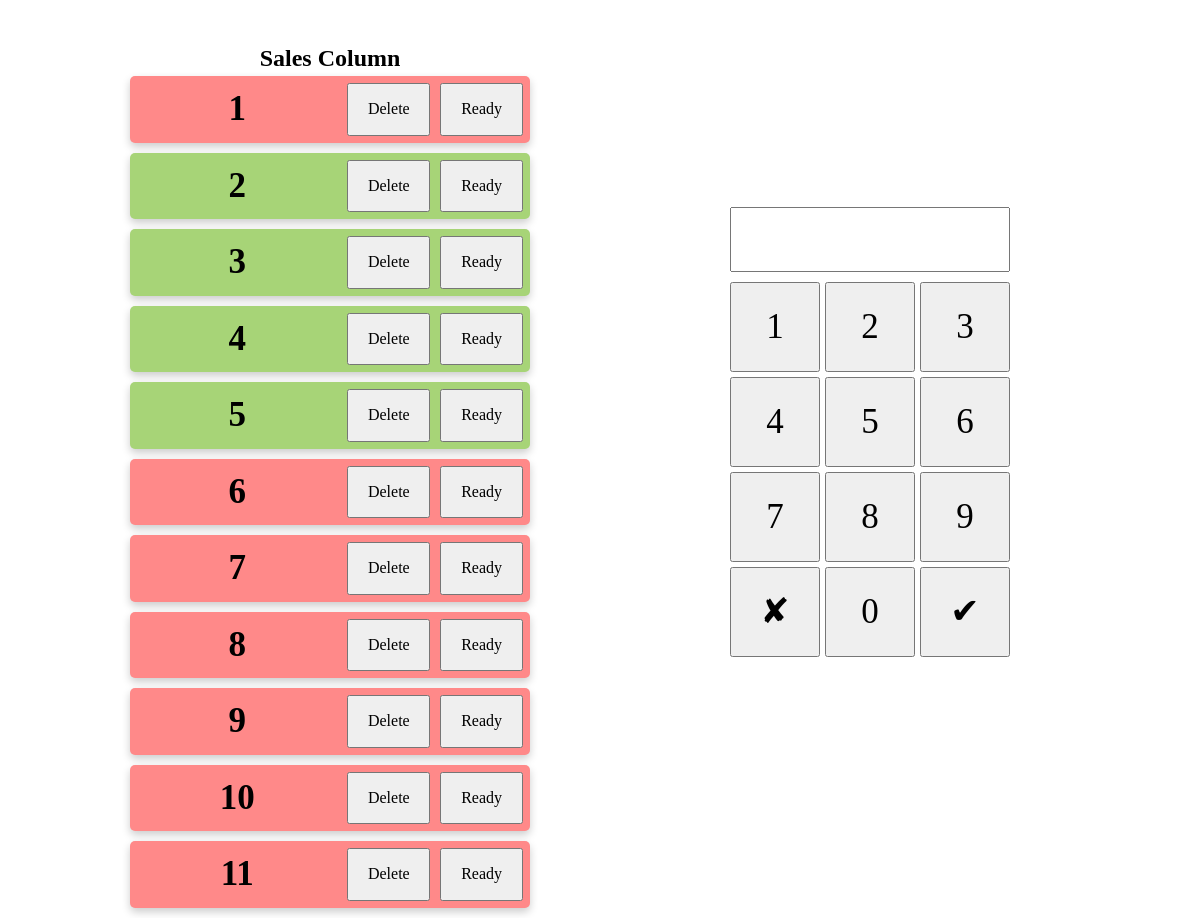
Before: / with the older database file.
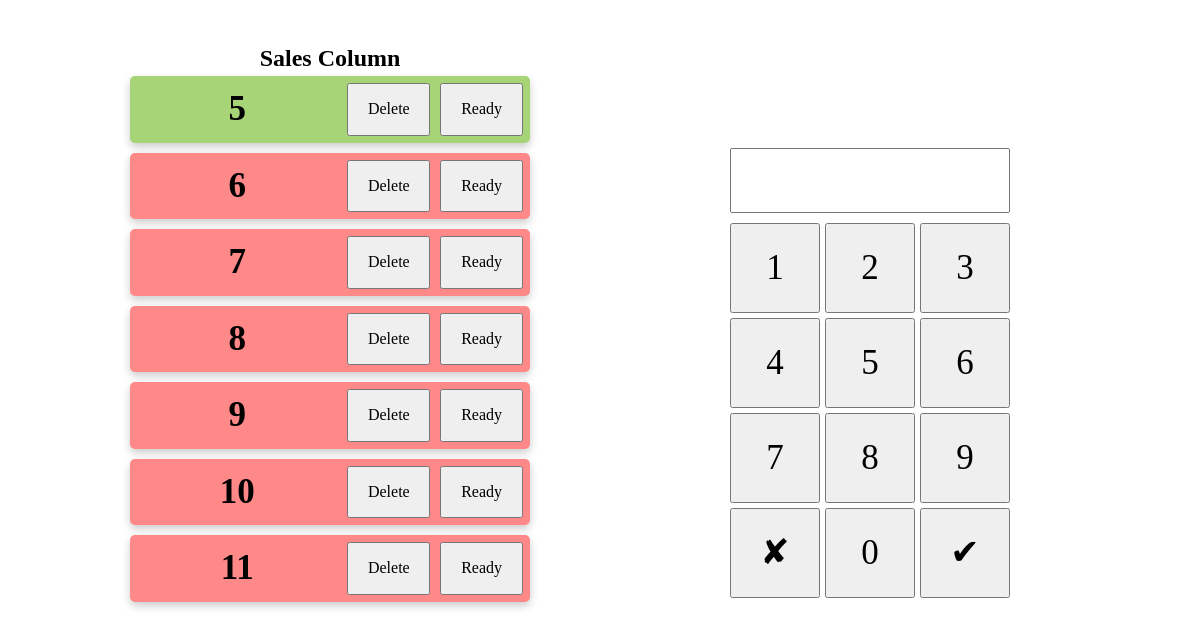
After: the same page with the newer database file.
### tables this page shows
CREATE TABLE Sales (id INTEGER PRIMARY KEY, number INTEGER, status INTEGER);

### app.py (the view)
@app.route("/")
def cashier_screen():
    sales = query_db("SELECT id, number, status FROM Sales ORDER BY id")
    return render_template("cashier_screen.html", sales=sales)

### app.py (called while the page is built)
def get_db():
    db = getattr(g, '_database', None)
    if db is None:
        db = g._database = sqlite3.connect(DATABASE)
        db.row_factory = sqlite3.Row
    return db

@app.teardown_appcontext
def close_connection(exception):
    db = getattr(g, '_database', None)
    if db is not None:
        db.close()

def query_db(query, args=(), one=False, commit=False):
    cur = get_db().execute(query, args)
    if commit:
        get_db().commit()
        lastrowid = cur.lastrowid
        cur.close()
        return lastrowid
    else:
        rv = cur.fetchall()
        cur.close()
        return (rv[0] if rv else None) if one else rv

### templates/cashier_screen.html (shortened to what this page needs)
<!DOCTYPE html>
<html lang="en">
<head>
    <link rel="stylesheet" href="{{ url_for('static', filename='cashierstyle.css') }}">
</head>
<body>
    <div class="two-column">
        <div class="sale-column">
            <h2>Sales Column</h2>
            {% for item in sales %}
                {% if item[2] == 1: %}
                    <div class="ready-sales-card">
                        <form action="/change_sale" method="post" class="sales-coloumn-form">
                            <div class="button-container">
                                <h3>{{ item[1] }}</h3>
                                <button type="submit" name="change" value="delete" class="sale-coloumn-delete">Delete</button>
                                <button type="submit" name="change" value="ready" class="sale-coloumn-ready">Ready</button>
                            </div>
                        </form>
                    </div>
                {% else %}
                    <div class="sales-card">
                        <form action="/change_sale" method="post" class="sales-coloumn-form">
                            <div class="button-container">
                                <h3>{{ item[1] }}</h3>
                                <button type="submit" name="change" value="delete" class="sale-coloumn-delete">Delete</button>
                                <button type="submit" name="change" value="ready" class="sale-coloumn-ready">Ready</button>
                            </div>
                        </form>
                    </div>
                {% endif %}
            {% endfor %}
        </div>
        <div class="numpad-column">
            <form action="/add_sale" method="post" class="numpad-form">
                <input type="text" id="display" name="sale_number" class="numpad-input" readonly>
                <div class="numpad">
                    <button class="numpad-button" type="button" onclick="addNum(1)">1</button>
                    <button class="numpad-button" type="button" onclick="addNum(2)">2</button>
                    <button class="numpad-button" type="button" onclick="addNum(3)">3</button>
                    <button class="numpad-button" type="button" onclick="addNum(4)">4</button>
                    <button class="numpad-button" type="button" onclick="addNum(5)">5</button>
                    <button class="numpad-button" type="button" onclick="addNum(6)">6</button>
                    <button class="numpad-button" type="button" onclick="addNum(7)">7</button>
                    <button class="numpad-button" type="button" onclick="addNum(8)">8</button>
                    <button class="numpad-button" type="button" onclick="addNum(9)">9</button>
                    <button class="numpad-button" type="reset" onclick="addNum(0)">&#10008;</button>
                    <button class="numpad-button" type="button" onclick="addNum(1)">0</button>
                    <button class="numpad-button" type="submit">&#10004;</button>
                </div>
            </form>
        </div>
    </div>
</body>
</html>

### static/cashierstyle.css (style rules this page uses)
*, *::before, *::after { box-sizing: border-box; }
*:not(dialog) { margin: 0; }
@media (prefers-reduced-motion: no-preference) { html { interpolate-size: allow-keywords; } }
body { line-height: 1.5; -webkit-font-smoothing: antialiased; }
input, button, textarea, select { font: inherit; }
p, h1, h2, h3, h4, h5, h6 { overflow-wrap: break-word; }
h1, h2, h3, h4, h5, h6 { text-wrap: balance; }
h2 { text-align: center; }
h3 { text-align: center; font-size: 35px; flex: 3; }
.two-column { display: grid; grid-template-columns: 1fr 1fr; height: 100vh; margin-left: 60px; margin-right: 60px; }
.sale-column { margin-top: 40px; overflow-y: auto; }
.ready-sales-card { box-shadow: 0 4px 8px 0 rgba(0,0,0,0.2); transition: 0.3s; width: 400px; border-radius: 5px; margin: auto; height: auto; margin-bottom: 10px; padding: 7px; background-color: #A7D477; }
.sales-card { box-shadow: 0 4px 8px 0 rgba(0,0,0,0.2); transition: 0.3s; width: 400px; border-radius: 5px; margin: auto; height: auto; margin-bottom: 10px; padding: 7px; background-color: #FF8989; }
.sales-coloumn-form { color: black; }
.button-container { display: flex; width: 100%; gap: 10px; }
.sale-coloumn-ready { flex: 1; }
.sale-coloumn-delete { flex: 1; }
.numpad-column { max-height: 100%; display: flex; align-items: center; }
.numpad { display: grid; grid-template-columns: repeat(3, 1fr); gap: 5px; }
.numpad-form { font-size: 35px; max-width: 280px; margin: 0 auto; margin-bottom: 10% }
.numpad-input { width: 100%; height: 65px; margin-bottom: 10px; text-align: center; font-weight: 700; }
.numpad-button { height: 90px; width: 90px; }

Changed rows visible on the page:
removed Sales: number "1"
removed Sales: number "2"
removed Sales: number "3"
removed Sales: number "4"
